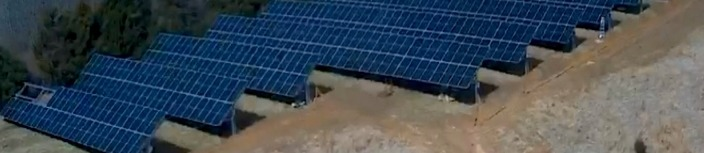
#> input picture assets/ground_mount_1_wide.jpg, 704 x 153 px, found by its file name; its folder holds 7 pictures in this run
$ python build_solar_sheet.py
#> lines starting #> are read from the running program, lines starting #| are printed output that depends on the picture
### scripts/brand.py
"""Shared brand system for CGF print pieces.

Both flyers go in the same envelope, so they have to read as a set. Palette,
type and furniture live here once; change a color and every piece updates.

ASSET SLOTS: swap BRAND, PHONE and the asset paths for the real ones.
"""

from pathlib import Path

import matplotlib
matplotlib.use("Agg")
# Paired dollar signs in a string get parsed as LaTeX math and silently mangle
# the text. Every figure on these pieces is a dollar amount, so turn it off.
matplotlib.rcParams["text.parse_math"] = False
from matplotlib import font_manager as fm
from matplotlib.patches import Rectangle

FONTS = Path("/root/.claude/skills/synced/canvas-design/canvas-fonts")
for _f in FONTS.glob("*.ttf"):
    fm.fontManager.addfont(str(_f))

DISPLAY = "Big Shoulders"
BODY = "Work Sans"
MONO = "Geist Mono"

PAGE_W, PAGE_H = 8.5, 11.0
L, R = 0.075, 0.925

# --- CGF brand ------------------------------------------------------------
# Supplied palette: #155dae deep blue, #3d86ba mid blue, #52fb2a green,
# #aef75c lime, #fcfdfd white.
#
# CONTRAST RULE, do not break it: the greens are accents, never text on white.
# #52fb2a on white measures about 1.8:1 and #aef75c is worse. They read as
# highlight against dark ground or as a fill with dark text over them. Blue and
# navy carry everything that has to be read.
BRAND = "#155DAE"        # primary, headlines and key figures
BRAND_DK = "#0F4685"
BRAND_MID = "#3D86BA"
ACCENT = "#52FB2A"       # on dark ground only
ACCENT_SOFT = "#AEF75C"  # fill, with dark text over it
PAPER = "#FCFDFD"
PANEL = "#EEF4FA"
INK = "#10243A"          # navy derived from the brand blue, not a flat black
MUTE = "#5C7387"
RULE_C = "#CFDCE8"

# --- swap for real details -----------------------------------------------
PHONE = "913-349-6586"        # from public listing; confirm before printing
ADDRESS = "8595 College Blvd, Suite 150L, Overland Park, KS 66210"
WEB = "cleanergreenerfuture.com"
# Where growers send their bills. Confirmed by Clint 2026-08-12.
EMAIL = "info@cgf.solutions"

ASSETS = Path("assets")
LOGO_PATH = ASSETS / "cgf_logo.png"
PHOTO_ROOF = ASSETS / "poultry_roof.jpg"
PHOTO_TEAM = ASSETS / "cgf_team.jpg"

# Real CGF/NEA Solar ground mount installs. Two of them run side by side on the
# solar flyer, which is stronger than one wide crop: two jobs reads as a track
# record, one reads as a stock photo.
PHOTO_GROUND = [ASSETS / "ground_mount_1.jpg", ASSETS / "ground_mount_2.jpg"]
PHOTO_GROUND_WIDE = [ASSETS / "ground_mount_1_wide.jpg",
                     ASSETS / "ground_mount_2_wide.jpg"]
# One frame, full bleed, for the test flyer. The second shot is the one with
# grain bins and a truck in it, which reads as a working farm rather than as a
# solar installation photographed on its own.
PHOTO_HERO = ASSETS / "ground_mount_2_hero.jpg"


# [28 lines left out: functions slot, photo_band, not called in this run]


def rule(ax, y, x0=L, x1=R, c=RULE_C, lw=0.8):
    ax.plot([x0, x1], [y, y], color=c, lw=lw, solid_capstyle="butt", zorder=1)


# [46 lines left out: functions masthead, callbar, not called in this run]


def footer(ax, y=0.014):
    ax.text(L, y, f"{ADDRESS}   ·   {WEB}", family=MONO, size=6.2,
            color=MUTE, ha="left", va="center")


# --------------------------------------------------------------------------
# Text flow
# --------------------------------------------------------------------------
# Hand-placing paragraphs at fixed y coordinates is why copy edits kept causing
# collisions: change a sentence and the block silently grows into whatever sits
# below it. These measure the real rendered width and flow downward from a
# cursor, so the layout survives copy changes instead of needing a re-tune.

def measure(fig, text, family, size, weight="normal"):
    """Rendered width and height of a string, in figure fractions."""
    renderer = fig.canvas.get_renderer()
    artist = fig.text(0, 0, text, family=family, size=size, weight=weight)
    bb = artist.get_window_extent(renderer=renderer)
    artist.remove()
    return bb.width / (fig.dpi * PAGE_W), bb.height / (fig.dpi * PAGE_H)


def wrap(fig, text, max_w, family, size, weight="normal"):
    """Greedy wrap to a measured width. Honors explicit newlines."""
    lines = []
    for para_text in text.split("\n"):
        words = para_text.split()
        if not words:
            lines.append("")
            continue
        current = words[0]
        for word in words[1:]:
            trial = f"{current} {word}"
            if measure(fig, trial, family, size, weight)[0] <= max_w:
                current = trial
            else:
                lines.append(current)
                current = word
        lines.append(current)
    return lines


class Flow:
    """A downward cursor. Every block returns the y it ended at."""

    def __init__(self, fig, ax, y, x0=L, x1=R):
        self.fig, self.ax, self.y, self.x0, self.x1 = fig, ax, y, x0, x1

    @property
    def width(self):
        return self.x1 - self.x0

    def gap(self, amount):
        self.y -= amount
        return self.y

    def text(self, content, family, size, color=INK, weight="normal",
             leading=1.55, indent=0.0, gap_after=0.0, max_w=None):
        x = self.x0 + indent
        width = max_w if max_w is not None else (self.x1 - x)
        lines = wrap(self.fig, content, width, family, size, weight)
        line_h = measure(self.fig, "Hg", family, size, weight)[1] * leading
        for line in lines:
            self.y -= line_h
            if line:
                self.ax.text(x, self.y, line, family=family, size=size,
                             color=color, weight=weight, ha="left",
                             va="baseline")
        self.y -= gap_after
        return self.y

### scripts/build_solar_sheet.py
#!/usr/bin/env python3
"""One page: what solar looks like on a poultry farm in this area.

The companion to the how-we-work sheet, and the answer to "here is what that
might look like on your farm." One page, so the numbers carry it and the rules
get one line each rather than a section.

The two lines that cost us the sale stay in. REAP is halted and Arkansas pays
avoided cost for exports. Dropping them to save space would take out the
reason to believe the rest.

Both of those change what the grower decides. FEOC and the material assistance
cost ratio do not, and are deliberately absent: sourcing compliance is our
obligation to meet, not a variable he can act on, and explaining our own
delivery risk on a first-touch piece buys nothing. Do not add it here.
"""

import sys
from pathlib import Path

sys.path.insert(0, str(Path(__file__).resolve().parent))

import matplotlib.pyplot as plt  # noqa: E402
from matplotlib.image import imread  # noqa: E402
from matplotlib.patches import Rectangle  # noqa: E402

from brand import (  # noqa: E402
    ADDRESS, BRAND, EMAIL, Flow, INK, L, LOGO_PATH, MUTE, PAGE_H, PAGE_W,
    PANEL, PAPER, PHONE, PHOTO_GROUND_WIDE, R, RULE_C, WEB,
)

HEAD = "Work Sans"
SERIF = "IBM Plex Serif"
MONO = "Geist Mono"

# Derived, not hand-entered. Regenerate with scripts/segment_table.py after any
# change to the account file or the pricing assumptions. Rows are at FARM grain:
# the workbook's grain is the meter, and a per-account median described half a
# farm for every grower carrying two meters.
TABLE = [
    ("3 houses", "232,080", "140 kW", "$294,000", "$147,000", "$17,900", "4.5 yrs"),
    ("4 houses", "247,200", "150 kW", "$315,000", "$157,500", "$19,100", "4.5 yrs"),
    ("5-6 houses", "331,200", "200 kW", "$420,000", "$210,000", "$25,500", "4.5 yrs"),
]
COLS = ["", "kWh/year", "System", "Installed", "Federal credit", "Saves/year",
        "Payback"]

# The domestic content adder is printed flat rather than conditionally because
# NEA Solar confirmed a supply path clearing the sourcing threshold (Clint,
# 2026-08-24). Without that confirmation this line would be worth 10 points of
# a number on the page, and the sheet would be promising 50% while delivering
# 40%. Re-confirm if the installer or the equipment changes.
CREDIT = [
    ("Federal investment credit, base rate", "30%"),
    ("Domestic content adder", "10%"),
    ("Energy community adder, all counties here", "10%"),
]


def section_head(flow, title):
    flow.gap(0.039)
    flow.ax.text(L, flow.y, title, family=HEAD, weight="bold", size=11.5,
                 color=INK, ha="left", va="baseline")
    flow.gap(0.009)
    flow.ax.plot([L, R], [flow.y, flow.y], color=RULE_C, lw=0.7,
                 solid_capstyle="butt")
    flow.gap(0.001)


def build():
    """Return the figure. Page 2 of the mailer, and printable on its own."""
    fig = plt.figure(figsize=(PAGE_W, PAGE_H), dpi=300)
    fig.patch.set_facecolor(PAPER)
    ax = fig.add_axes([0, 0, 1, 1])
    ax.set_xlim(0, 1)
    ax.set_ylim(0, 1)
    ax.axis("off")
    fig.canvas.draw()

    ax.add_patch(Rectangle((0, 0.940), 1, 0.060, facecolor=BRAND,
                           edgecolor="none"))
    if LOGO_PATH.exists():
        img = imread(str(LOGO_PATH))
        h = 0.038
        w = h * (img.shape[1] / img.shape[0]) * (PAGE_H / PAGE_W)
        ax.imshow(img, extent=(L, L + w, 0.951, 0.951 + h), zorder=3,
                  aspect="auto")
    ax.text(R, 0.978, "Cleaner Greener Future", family=HEAD, weight="bold",
            size=10, color=PAPER, ha="right", va="center")
    ax.text(R, 0.958, "with NEA Solar", family=HEAD, size=8, color="#BFD8F0",
            ha="right", va="center")

    flow = Flow(fig, ax, 0.930)

    flow.text("What Solar Looks Like on a Poultry Farm Here", HEAD, 19,
              weight="bold", leading=1.25, gap_after=0.008)
    flow.text("Figures from metered usage on 76 broiler farms in northeast "
              "Arkansas. Not a projection.", SERIF, 10.2, color=MUTE,
              leading=1.4)

    # ----------------------------------------------------------------- table
    section_head(flow, "By farm size")

    xs = [L, L + 0.135, L + 0.250, L + 0.360, L + 0.500, L + 0.660, R]
    flow.gap(0.013)
    for i, head in enumerate(COLS):
        ax.text(xs[i], flow.y, head, family=MONO, size=6.4, color=MUTE,
                ha="right" if i == 6 else "left", va="baseline")

    for row in TABLE:
        flow.gap(0.030)
        for i, cell in enumerate(row):
            ax.text(xs[i], flow.y, cell, family=SERIF,
                    weight="bold" if i in (0, 5, 6) else "normal", size=10.4,
                    color=BRAND if i == 5 else INK,
                    ha="right" if i == 6 else "left", va="baseline")
        flow.gap(0.011)
        ax.plot([L, R], [flow.y, flow.y], color=RULE_C, lw=0.6)

    flow.gap(0.011)
    flow.text("Ground mount at $2.10 per watt installed, as pictured. Roof runs "
              "about 5% less where the trusses will carry it, and gets quoted "
              "alongside.", SERIF, 8.8, color=MUTE, leading=1.45)

    # ---------------------------------------------------------------- credit
    section_head(flow, "Where half the cost goes")

    flow.gap(0.013)
    for label, pct in CREDIT:
        ax.text(L, flow.y, label, family=SERIF, size=9.8, color=INK,
                ha="left", va="baseline")
        ax.text(L + 0.40, flow.y, pct, family=SERIF, size=9.8, color=INK,
                ha="right", va="baseline")
        flow.gap(0.026)
    ax.plot([L, L + 0.40], [flow.y + 0.012, flow.y + 0.012], color=INK, lw=0.9)
    ax.text(L, flow.y - 0.004, "Credit against project cost", family=SERIF,
            weight="bold", size=10.4, color=INK, ha="left", va="baseline")
    ax.text(L + 0.40, flow.y - 0.004, "50%", family=SERIF, weight="bold",
            size=10.4, color=BRAND, ha="right", va="baseline")
    flow.gap(0.008)

    flow.text("Systems under 1 megawatt take the full rate without the "
              "prevailing wage paperwork, and most of what is left after the "
              "credit can be depreciated in year one. Both need tax liability "
              "to offset. The system has to be running by December 31, 2027, a "
              "federal date and not a sales deadline.", SERIF, 9.4, leading=1.48)

    # --------------------------------------------------------------- honesty
    section_head(flow, "Two things you should hear from us")

    flow.text("USDA halted REAP grant awards on March 31, 2026 pending new "
              "rules. There is no grant line on this sheet because there is no "
              "grant to show you right now.", SERIF, 9.4, leading=1.48,
              gap_after=0.010)
    flow.text("Arkansas pays avoided cost for power you send back, not the "
              "retail rate, since Act 278. That is why these systems are sized "
              "to what the houses draw in daylight rather than to your annual "
              "bill.", SERIF, 9.4, leading=1.48)

    print(f"content ends at y={flow.y:.3f}")

    # ---------------------------------------------------------------- photos
    have = [p for p in PHOTO_GROUND_WIDE if p.exists()]
    if have:
        flow.gap(0.016)
        gap = 0.014
        w = ((R - L) - gap * (len(have) - 1)) / len(have)
        height = w * (PAGE_W / PAGE_H) / 4.6
        top = flow.y
        for i, path in enumerate(have):
            left = L + i * (w + gap)
            ax.imshow(imread(str(path)),
                      extent=(left, left + w, top - height, top),
                      aspect="auto", zorder=2)
        flow.gap(height + 0.011)
        ax.text(L, flow.y, "Ground mount installations completed by NEA Solar.",
                family=MONO, size=6.4, color=MUTE, ha="left", va="baseline")

    rule_y = flow.y - 0.014
    ax.plot([L, R], [rule_y, rule_y], color=RULE_C, lw=0.7)
    print(f"footer rule at y={rule_y:.3f}")

    # ---------------------------------------------------------------- footer
    foot = Flow(fig, ax, rule_y - 0.012)
    foot.text("Email twelve months of billing history to " + EMAIL, HEAD,
              12.5, weight="bold", color=BRAND, gap_after=0.006)
    foot.text("Photos of the bills are fine. We will replace every figure here "
              "with your own. No charge, no obligation.", SERIF, 9.6,
              leading=1.45, gap_after=0.009)
    foot.text(f"Cleaner Greener Future, with NEA Solar   ·   {PHONE}   ·   "
              f"{WEB}", HEAD, 8.2, color=MUTE, gap_after=0.003)
    foot.text(ADDRESS, HEAD, 8.2, color=MUTE)
    print(f"footer ends at y={foot.y:.3f}")

    return fig


def main():
    fig = build()
    fig.savefig("out/cgf_solar_sheet.png", facecolor=PAPER, dpi=200)
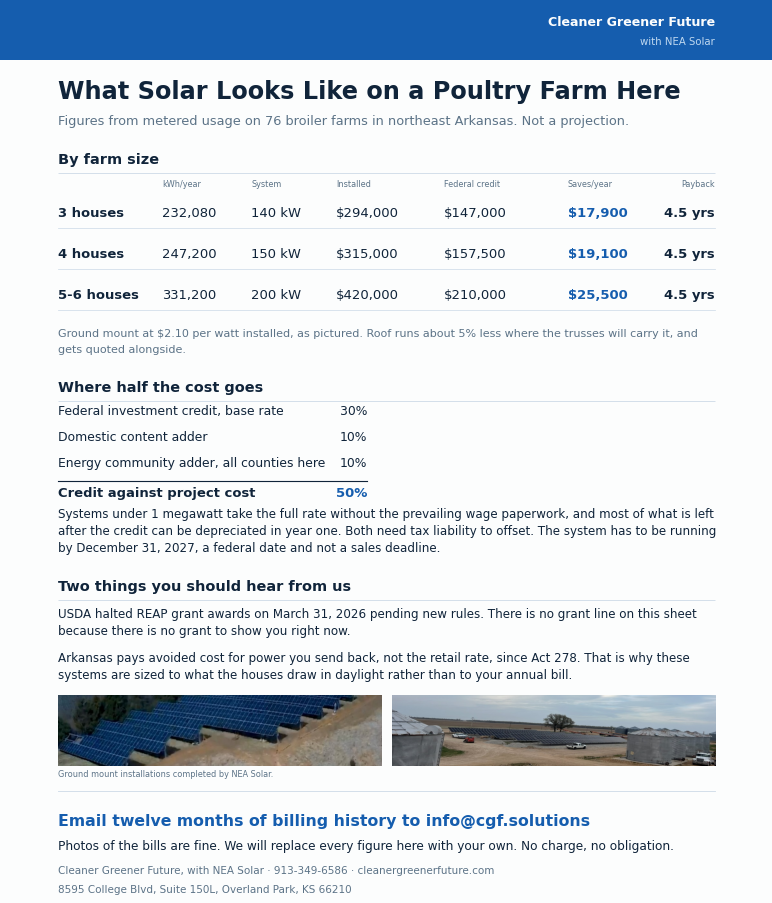
#> figure drawn by matplotlib, 1 panel
    plt.close(fig)
    print("wrote out/cgf_solar_sheet.png")


if __name__ == "__main__":
    main()
